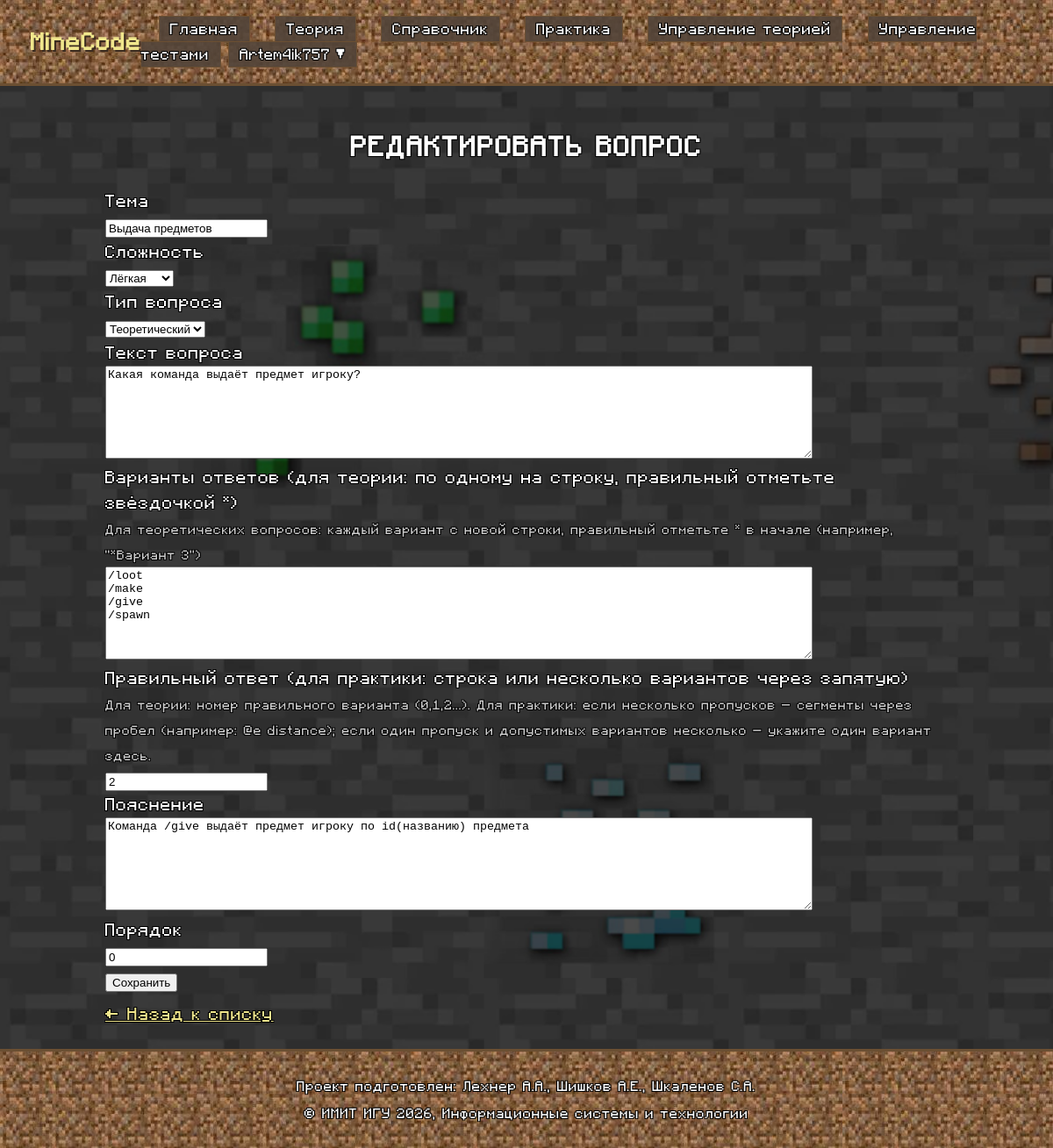
/practice/edit/1 (signed in), run on the app's committed database.
### app/models.py (models this page shows, shortened)
class User(UserMixin, db.Model):
    id = db.Column(db.Integer, primary_key=True)
    username = db.Column(db.String(64), unique=True, nullable=False)
    email = db.Column(db.String(120), unique=True, nullable=False)
    password_hash = db.Column(db.String(128))
    is_admin = db.Column(db.Boolean, default=False)
    test_results = db.relationship('TestResult', backref='user', lazy=True)

class Question(db.Model):
    id = db.Column(db.Integer, primary_key=True)
    topic = db.Column(db.String(100), nullable=False)
    difficulty = db.Column(db.String(20), nullable=False)
    type = db.Column(db.String(20), nullable=False)
    question_text = db.Column(db.Text, nullable=False)
    options = db.Column(db.Text)
    correct_answer = db.Column(db.Text, nullable=False)
    explanation = db.Column(db.Text)
    order = db.Column(db.Integer, default=0)
    created_at = db.Column(db.DateTime, default=datetime.utcnow)
    updated_at = db.Column(db.DateTime, default=datetime.utcnow, onupdate=datetime.utcnow)

### app/routes.py (the view)
@main.route('/practice/edit/<int:id>', methods=['GET', 'POST'])
@admin_required
def edit_question(id):
    question = Question.query.get_or_404(id)
    form = QuestionForm(obj=question)
    if form.validate_on_submit():
        form.populate_obj(question)
        db.session.commit()
        flash('Вопрос обновлён', 'success')
        return redirect(url_for('main.manage_practice'))
    return render_template('edit_question.html', title='Редактировать вопрос', body_class='theory-bg', form=form)

### app/forms.py
class QuestionForm(FlaskForm):
    topic = StringField('Тема', validators=[DataRequired(), Length(max=100)])
    difficulty = SelectField('Сложность', choices=[('easy', 'Лёгкая'), ('medium', 'Средняя'), ('hard', 'Сложная')], validators=[DataRequired()])
    type = SelectField('Тип вопроса', choices=[('theory', 'Теоретический'), ('practice', 'Практический')], validators=[DataRequired()])
    question_text = TextAreaField('Текст вопроса', validators=[DataRequired()])
    options = TextAreaField('Варианты ответов (для теории: по одному на строку, правильный отметьте звёздочкой *)')
    correct_answer = StringField('Правильный ответ (для практики: строка или несколько вариантов через запятую)', validators=[DataRequired()])
    explanation = TextAreaField('Пояснение')
    order = IntegerField('Порядок', default=0)
    submit = SubmitField('Сохранить')

### app/__init__.py (called while the page is built)
@login_manager.user_loader
def load_user(user_id):
    from app.models import User
    return User.query.get(int(user_id))

### app/routes.py (called while the page is built)
def admin_required(f):
    @wraps(f)
    @login_required
    def decorated_function(*args, **kwargs):
        if not current_user.is_admin:
            flash('Доступ запрещён', 'error')
            return redirect(url_for('main.index'))
        return f(*args, **kwargs)
    return decorated_function

### app/templates/edit_question.html (shortened to what this page needs)
{% extends "base.html" %}
{% block content %}
<div class="container theory-page">
    <h2 class="theory-title">{{ title }}</h2>
    <form method="POST">
        <div class="field-wrapper">
            {{ form.topic.label }}<br>
            {{ form.topic(class="auth-input") }}
        </div>
        <div class="field-wrapper">
            {{ form.difficulty.label }}<br>
            {{ form.difficulty(class="auth-input") }}
        </div>
        <div class="field-wrapper">
            {{ form.type.label }}<br>
            {{ form.type(class="auth-input") }}
        </div>
        <div class="field-wrapper">
            {{ form.question_text.label }}<br>
            {{ form.question_text(class="auth-input textarea") }}
        </div>
        <div class="field-wrapper">
            {{ form.options.label }}<br>
            <small>Для теоретических вопросов: каждый вариант с новой строки, правильный отметьте * в начале (например, "*Вариант 3")</small><br>
            {{ form.options(class="auth-input textarea") }}
        </div>
        <div class="field-wrapper">
            {{ form.correct_answer.label }}<br>
            <small>Для теории: номер правильного варианта (0,1,2...). Для практики: если несколько пропусков – сегменты через пробел (например: @e distance); если один пропуск и допустимых вариантов несколько – укажите один вариант здесь.</small><br>
            {{ form.correct_answer(class="auth-input") }}
        </div>
        <div class="field-wrapper">
            {{ form.explanation.label }}<br>
            {{ form.explanation(class="auth-input textarea") }}
        </div>
        <div class="field-wrapper">
            {{ form.order.label }}<br>
            {{ form.order(class="auth-input") }}
        </div>
        {{ form.submit(class="auth-btn") }}
    </form>
    <a href="/practice/manage" class="btn-back">← Назад к списку</a>
</div>
{% endblock %}

### app/templates/base.html (shortened to what this page needs)
<!DOCTYPE html>
<html lang="ru">
<head>
    <link rel="stylesheet" href="{{ url_for('static', filename='css/style.css') }}">
</head>
<body class="{{ body_class or '' }}">
    <div class="page-wrapper">
        <header>
            <nav class="navbar">
                <a href="/" class="logo">MineCode</a>
                <div class="nav-links">
                    <a href="/">Главная</a>
                    <a href="/fundamentals">Теория</a>
                    <a href="/theory">Справочник</a>
                    <a href="/practice">Практика</a>
                    {% if current_user.is_authenticated and current_user.is_admin %}
                        <a href="/fundamentals/manage">Управление теорией</a>
                        <a href="/practice/manage">Управление тестами</a>
                    {% endif %}
                    {% if current_user.is_authenticated %}
                        <div class="user-dropdown-wrapper">
                            <button class="user-dropdown-btn" id="userDropdownBtn">
                                {{ current_user.username }} ▼
                            </button>
                        </div>
                    {% else %}
                        <a href="/auth">Вход</a>
                    {% endif %}
                </div>
            </nav>
        </header>
        <main class="main-content">
            {% block content %}{% endblock %}
        </main>
        <footer class="footer">
            <div class="footer-content">
                <p>Проект подготовлен: Лехнер А.А., Шишков А.Е., Шкаленов С.А.</p>
                <p>© ИМИТ ИГУ 2026, Информационные системы и технологии</p>
            </div>
        </footer>
    </div>
</body>
</html>

### app/static/css/style.css (style rules this page uses)
* { -webkit-font-smoothing: none; -moz-osx-font-smoothing: unset; }
html, body { height: 100%; overflow-x: hidden; }
body { min-height: 100vh; margin: 0; font-family: 'Minecraft', monospace; color: #e0d8b0; line-height: 1.8; letter-spacing: 0.6px; background-color: #1a1a1a; background-image: none; }
.page-wrapper { min-height: 100vh; display: flex; flex-direction: column; position: relative; z-index: 1; }
.main-content { flex: 1; position: relative; z-index: 1; }
h1, h2, h3 { font-family: 'Minecraft', monospace; text-transform: uppercase; letter-spacing: 1px; }
.container { max-width: 960px; margin: 0 auto; padding: 25px; position: relative; z-index: 2; }
.navbar { display: flex; justify-content: space-between; align-items: center; background-color: #3b2b1f; background-image: url('../images/dirt.png'); background-repeat: repeat; background-size: auto; padding: 18px 35px; border-bottom: 3px solid #6b4f32; position: relative; z-index: 2; }
.logo { font-size: 22px; font-weight: bold; color: #f0e68c; text-decoration: none; font-family: 'Minecraft', monospace; text-shadow: 2px 2px 0 #3b2b1f; }
.nav-links a { color: #ffffff; text-decoration: none; margin-left: 20px; padding: 6px 12px; border: 1px solid #6b4f32; background-color: rgba(83, 68, 57, 0.9); font-size: 14px; text-shadow: 1px 1px 0 #000, -1px -1px 0 #000, 1px -1px 0 #000, -1px 1px 0 #000; }
.footer { background-color: #3b2b1f; background-image: url('../images/dirt.png'); background-repeat: repeat; background-size: auto; text-align: center; padding: 20px; border-top: 3px solid #6b4f32; margin-top: 0; font-size: 0.8em; position: relative; z-index: 2; color: #ffffff; }
.footer p { margin: 8px 0; text-shadow: 1px 1px 0 #000, -1px -1px 0 #000, 1px -1px 0 #000, -1px 1px 0 #000; color: #ffffff; }
body.theory-bg { background-image: url('../images/basic_bg.png'); background-size: cover; background-repeat: no-repeat; background-attachment: fixed; background-position: center center; background-color: #1a1a1a; }
.theory-page { font-family: 'Minecraft', monospace; color: #ffffff; text-shadow: 1px 1px 0 #000, -1px -1px 0 #000, 1px -1px 0 #000, -1px 1px 0 #000; }
.theory-title { text-align: center; font-size: 1.6em; margin-bottom: 25px; }
.user-dropdown-wrapper { position: relative; display: inline-block; }
.user-dropdown-btn { background: rgba(83, 68, 57, 0.9); border: 1px solid #6b4f32; color: #ffffff; font-family: 'Minecraft', monospace; font-size: 14px; padding: 6px 12px; cursor: pointer; text-shadow: 1px 1px 0 #000, -1px -1px 0 #000, 1px -1px 0 #000, -1px 1px 0 #000; }

### app/templates/edit_question.html (style rules this page uses)
.auth-input.textarea { min-height: 100px; resize: vertical; width: 100%; max-width: 800px; }
.btn-back { display: inline-block; margin-top: 10px; color: #f0e68c; text-decoration: underline; font-family: 'Minecraft', monospace; }
small { color: #ccc; font-size: 0.75em; }

### data on the page
User: username "Artem4ik757"
Question: topic "Выдача предметов", difficulty "Лёгкая", type "Теоретический", question_text "Какая команда выдаёт предмет игроку?", options "/loot /make /give /spawn", correct_answer "2", explanation "Команда /give выдаёт предмет игроку по id(названию) предмета", order "0"

### other printed values
{{ title }} "РЕДАКТИРОВАТЬ ВОПРОС"
